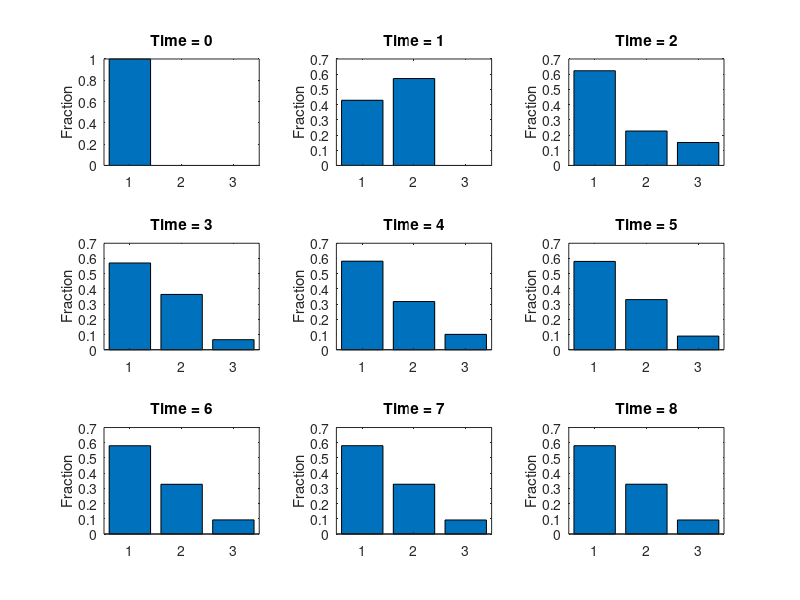
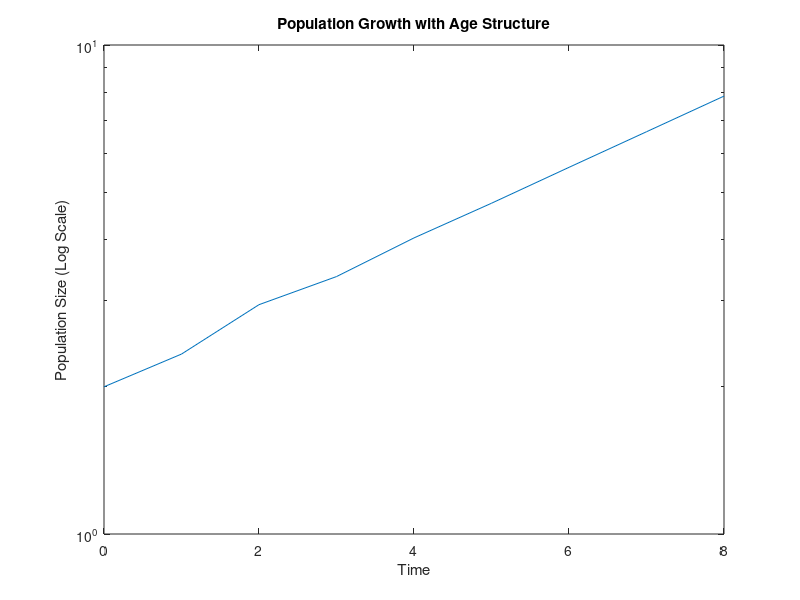
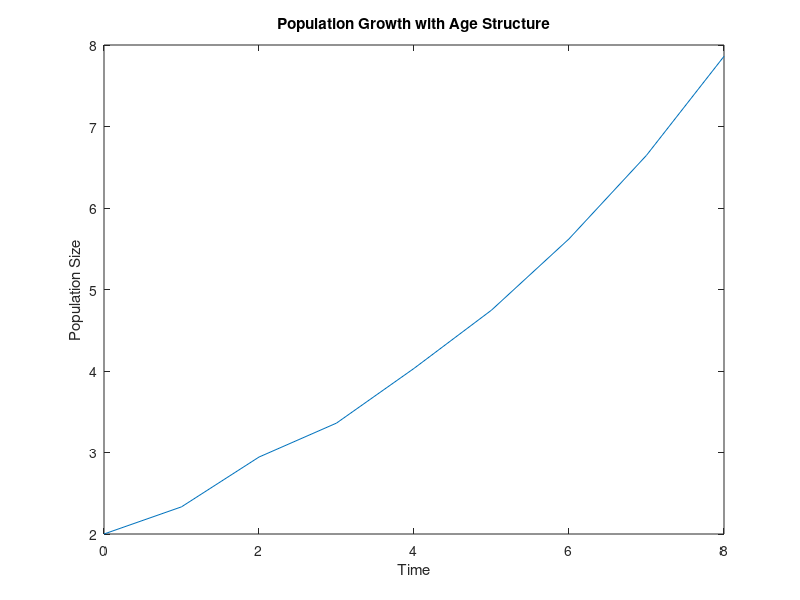

The MATLAB script that drew these images, in order:
% Scripts for Population Bomb
% Lecture 3 - Anthony J. Richardson
% Example 1: Discrete Time Geometric Growth Equation
% Try playing with different values of R
more off
% Lecture 3: The Leslie Matrix in Discrete Time
% M3.1
n0=[2;0;0] % Initial population sizes = 2, 0, 0
m=[0.5 1 0.75; 0.6666 0 0; 0 0.33333 0]% Leslie Matrix = m=[0.5 1 0.75; 0.6666 0 0; 0 0.33333 0]% Leslie Matrix
s0=sum(n0) % total population
c0=n0/s0 % proportion of population in each age class = age distribution

n1=m*n0 % 1st iteration
s1=sum(n1) % total
c1=n1/s1 % proportion of population in each age class = age distribution

n2=m*n1
s2=sum(n2)
c2=n2/s2

n3=m*n2
s3=sum(n3)
c3=n3/s3

n4=m*n3
s4=sum(n4)
c4=n4/s4

n5=m*n4
s5=sum(n5)
c5=n5/s5

n6=m*n5
s6=sum(n6)
c6=n6/s6

n7=m*n6
s7=sum(n7)
c7=n7/s7

n8=m*n7
s8=sum(n8)
c8=n8/s8

%figure(1)
t=0:1:8
s=[s0 s1 s2 s3 s4 s5 s6 s7 s8]
%plot(t,s)

% Regularity 1 - Stable Age Structure
% M3.2
figure
subplot(3,3,1)
bar(c0)
ylabel('Fraction')
title('Time = 0')

subplot(3,3,2)
bar(c1)
ylabel('Fraction')
title('Time = 1')

subplot(3,3,3)
bar(c2)
ylabel('Fraction')
title('Time = 2')

subplot(3,3,4)
bar(c3)
ylabel('Fraction')
title('Time = 3')

subplot(3,3,5)
bar(c4)
ylabel('Fraction')
title('Time = 4')

subplot(3,3,6)
bar(c5)
ylabel('Fraction')
title('Time = 5')

subplot(3,3,7)
bar(c6)
ylabel('Fraction')
title('Time = 6')

subplot(3,3,8)
bar(c7)
ylabel('Fraction')
title('Time = 7')

subplot(3,3,9)
bar(c8)
ylabel('Fraction')
title('Time = 8')

c8 % Stable age structure

% M3.3: Regularity 2 - Population Growth

t=0:1:8
s=[s0 s1 s2 s3 s4 s5 s6 s7 s8]
figure
semilogy(t,s)
ylabel('Population Size (Log Scale)')
xlabel('Time')
title('Population Growth with Age Structure')
figure
plot(t,s)
ylabel('Population Size')
xlabel('Time')
title('Population Growth with Age Structure')

R=s8/s7 % Nt+1=RNt

% Calculating R and Stable Age Distribution
% M3.4
[v,d]=eig(m) % v=eigenvectors, d=eigenvalues
R=max(max(abs(d)))
D=v(:,1)/sum(v(:,1)) % Stable age distribution: MATLAB convention to present eigenvectors with unit length, rather than to sum to 1

eigs(m)
